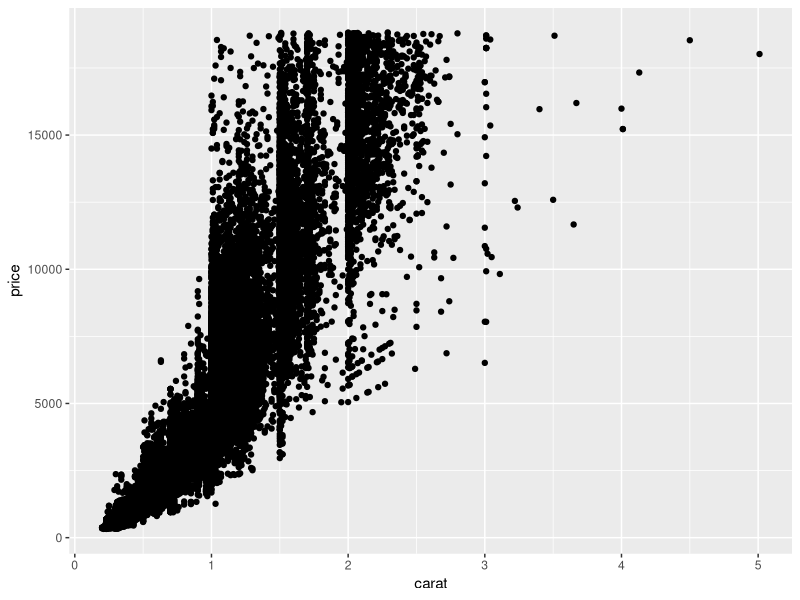
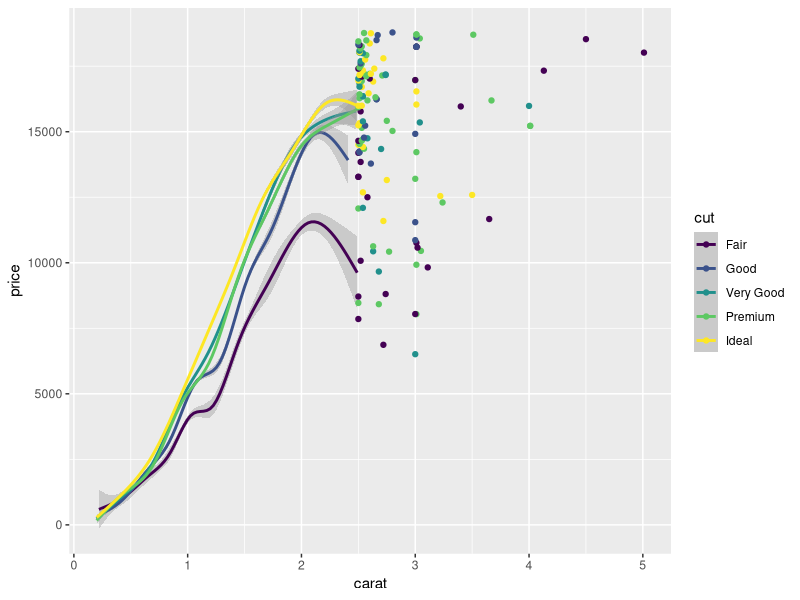

The R script that drew these images, in order:
## ---- chunk 1
library(tidyverse)
## ---- chunk 2
ggplot(diamonds) +
  geom_point(mapping = aes(x = carat, y = price))
## ---- chunk 3
ggplot(diamonds) +
  geom_smooth(data = subset(diamonds, carat < 2.5), mapping = aes(x = carat, y = price, color = cut)) +
  geom_point(data = subset(diamonds, carat >= 2.5), mapping = aes(x = carat, y = price, color = cut))
